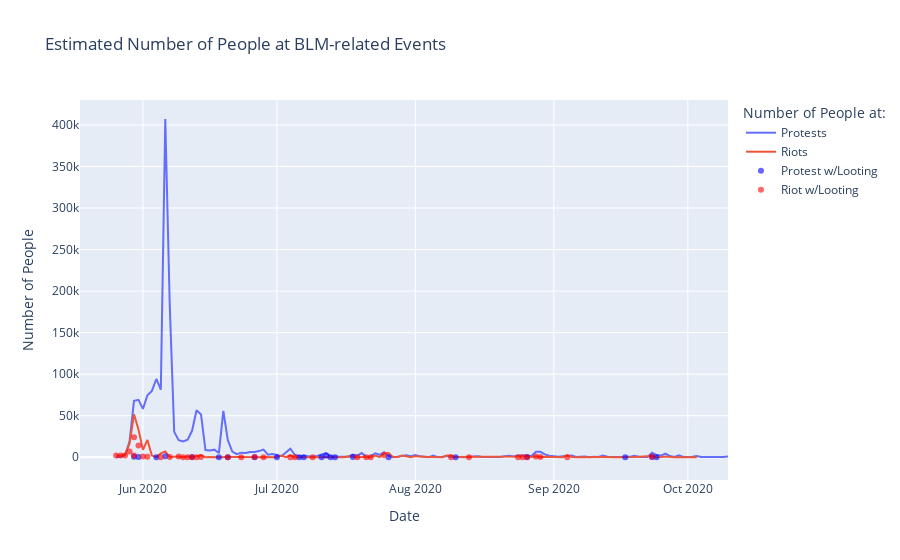

The cell this chart's notebook holds for it:
### Markdown cell above
This chart shows the number of estimated people at the events from earlier. We are also marking for each day the number of individuals at events that specifically mentioned the word "looting", out of the overall sample of events from that day.

### Code cell
fig = px.line(df_blm_grp_ppl[df_blm_grp_ppl['EVENT_TYPE'].isin(['Riots', 'Protests'])].sort_values(by=['Date', 'EVENT_TYPE']),
       x='Date',
       y='Number of People',
       color='EVENT_TYPE',
#              text='Number of People',
#        color_discrete_map={
#            "Riots": "red",
#            "Protests": "blue"},
#        opacity=.75,
#        log_y=True,
       title = 'Estimated Number of People at BLM-related Events'
          )

fig.add_trace(go.Scatter(x=df_blm_grp_ppl2['Date'][(df_blm_grp_ppl2['EVENT_TYPE'] == 'Protests') & (df_blm_grp_ppl2['Looting'] == 'Looting')],
                         y=df_blm_grp_ppl2['Number of People'][(df_blm_grp_ppl2['EVENT_TYPE'] == 'Protests') & (df_blm_grp_ppl2['Looting'] == 'Looting')],
                         mode='markers',
                         name='Protest w/Looting',
                         marker = dict(
                             color='blue', opacity=.6
                         )
                        )
             )

fig.add_trace(go.Scatter(x=df_blm_grp_ppl2['Date'][(df_blm_grp_ppl2['EVENT_TYPE'] == 'Riots') & (df_blm_grp_ppl2['Looting'] == 'Looting')],
                         y=df_blm_grp_ppl2['Number of People'][(df_blm_grp_ppl2['EVENT_TYPE'] == 'Riots') & (df_blm_grp_ppl2['Looting'] == 'Looting')],
                         mode='markers',
                         name='Riot w/Looting',
                         marker = dict(
                             color='red', opacity=.6
                         )
                        )
             )

fig.update_layout(
#     legend=dict(
#         orientation="h"
#     ),
    legend_title_text='Number of People at:'
)

fig.show()

### Figure 1 — Plotly figure (JSON) as saved in the notebook; plotly's stock layout.template omitted (floating-point values rounded to 4 significant figures; data arrays with more than 128 entries replaced by an {"elided": "..."} marker saying what was removed)
{"data": [{"hoverlabel": {"namelength": 0}, "hovertemplate": "EVENT_TYPE=Protests<br>Date=%{x}<br>Number of People=%{y}", "legendgroup": "Protests", "line": {"color": "#636efa", "dash": "solid"}, "mode": "lines", "name": "Protests", "showlegend": true, "type": "scatter", "x": {"elided": "138 str values"}, "xaxis": "x", "y": {"elided": "138 int values"}, "yaxis": "y"}, {"hoverlabel": {"namelength": 0}, "hovertemplate": "EVENT_TYPE=Riots<br>Date=%{x}<br>Number of People=%{y}", "legendgroup": "Riots", "line": {"color": "#EF553B", "dash": "solid"}, "mode": "lines", "name": "Riots", "showlegend": true, "type": "scatter", "x": ["2020-05-26T00:00:00", "2020-05-27T00:00:00", "2020-05-28T00:00:00", "2020-05-29T00:00:00", "2020-05-30T00:00:00", "2020-05-31T00:00:00", "2020-06-01T00:00:00", "2020-06-02T00:00:00", "2020-06-03T00:00:00", "2020-06-04T00:00:00", "2020-06-05T00:00:00", "2020-06-06T00:00:00", "2020-06-07T00:00:00", "2020-06-09T00:00:00", "2020-06-10T00:00:00", "2020-06-11T00:00:00", "2020-06-12T00:00:00", "2020-06-13T00:00:00", "2020-06-14T00:00:00", "2020-06-15T00:00:00", "2020-06-16T00:00:00", "2020-06-18T00:00:00", "2020-06-19T00:00:00", "2020-06-20T00:00:00", "2020-06-21T00:00:00", "2020-06-22T00:00:00", "2020-06-23T00:00:00", "2020-06-25T00:00:00", "2020-06-26T00:00:00", "2020-06-27T00:00:00", "2020-06-28T00:00:00", "2020-06-29T00:00:00", "2020-06-30T00:00:00", "2020-07-01T00:00:00", "2020-07-02T00:00:00", "2020-07-03T00:00:00", "2020-07-04T00:00:00", "2020-07-05T00:00:00", "2020-07-07T00:00:00", "2020-07-09T00:00:00", "2020-07-10T00:00:00", "2020-07-11T00:00:00", "2020-07-12T00:00:00", "2020-07-13T00:00:00", "2020-07-14T00:00:00", "2020-07-15T00:00:00", "2020-07-16T00:00:00", "2020-07-17T00:00:00", "2020-07-18T00:00:00", "2020-07-19T00:00:00", "2020-07-21T00:00:00", "2020-07-22T00:00:00", "2020-07-23T00:00:00", "2020-07-24T00:00:00", "2020-07-25T00:00:00", "2020-07-26T00:00:00", "2020-07-27T00:00:00", "2020-07-28T00:00:00", "2020-07-29T00:00:00", "2020-07-31T00:00:00", "2020-08-01T00:00:00", "2020-08-03T00:00:00", "2020-08-04T00:00:00", "2020-08-05T00:00:00", "2020-08-06T00:00:00", "2020-08-07T00:00:00", "2020-08-08T00:00:00", "2020-08-09T00:00:00", "2020-08-10T00:00:00", "2020-08-12T00:00:00", "2020-08-13T00:00:00", "2020-08-14T00:00:00", "2020-08-15T00:00:00", "2020-08-16T00:00:00", "2020-08-17T00:00:00", "2020-08-19T00:00:00", "2020-08-20T00:00:00", "2020-08-21T00:00:00", "2020-08-22T00:00:00", "2020-08-23T00:00:00", "2020-08-24T00:00:00", "2020-08-25T00:00:00", "2020-08-26T00:00:00", "2020-08-27T00:00:00", "2020-08-28T00:00:00", "2020-08-29T00:00:00", "2020-08-30T00:00:00", "2020-09-03T00:00:00", "2020-09-04T00:00:00", "2020-09-05T00:00:00", "2020-09-06T00:00:00", "2020-09-07T00:00:00", "2020-09-12T00:00:00", "2020-09-15T00:00:00", "2020-09-19T00:00:00", "2020-09-23T00:00:00", "2020-09-24T00:00:00", "2020-09-25T00:00:00", "2020-09-26T00:00:00", "2020-09-28T00:00:00", "2020-10-03T00:00:00"], "xaxis": "x", "y": [2010, 2200, 3388, 16288, 51788, 33516, 8857, 20806, 2010, 210, 4610, 7080, 310, 1000, 60, 1030, 34, 1064, 2310, 60, 400, 66, 454, 330, 460, 350, 130, 25, 210, 40, 330, 20, 155, 27, 2010, 200, 2250, 160, 11, 10, 20, 10, 550, 10, 25, 286, 100, 1150, 210, 30, 310, 260, 2000, 130, 4760, 5000, 350, 210, 2000, 10, 1330, 250, 200, 200, 10, 20, 2072, 2200, 200, 310, 41, 460, 310, 270, 10, 200, 200, 210, 200, 210, 976, 1360, 1010, 210, 1220, 375, 510, 34, 2250, 260, 70, 175, 200, 10, 200, 1535, 110, 350, 884, 75, 100], "yaxis": "y"}, {"marker": {"color": "blue", "opacity": 0.6}, "mode": "markers", "name": "Protest w/Looting", "type": "scatter", "x": ["2020-05-30T00:00:00", "2020-05-31T00:00:00", "2020-06-04T00:00:00", "2020-06-06T00:00:00", "2020-06-12T00:00:00", "2020-06-18T00:00:00", "2020-06-20T00:00:00", "2020-06-26T00:00:00", "2020-07-01T00:00:00", "2020-07-06T00:00:00", "2020-07-07T00:00:00", "2020-07-11T00:00:00", "2020-07-12T00:00:00", "2020-07-13T00:00:00", "2020-07-14T00:00:00", "2020-07-18T00:00:00", "2020-07-26T00:00:00", "2020-08-10T00:00:00", "2020-08-26T00:00:00", "2020-09-17T00:00:00", "2020-09-23T00:00:00", "2020-09-24T00:00:00"], "y": [600, 220, 10, 1200, 200, 10, 100, 10, 10, 10, 24, 10, 2000, 10, 20, 400, 10, 100, 200, 10, 200, 60]}, {"marker": {"color": "red", "opacity": 0.6}, "mode": "markers", "name": "Riot w/Looting", "type": "scatter", "x": ["2020-05-26T00:00:00", "2020-05-27T00:00:00", "2020-05-28T00:00:00", "2020-05-29T00:00:00", "2020-05-30T00:00:00", "2020-05-30T00:00:00", "2020-05-31T00:00:00", "2020-06-01T00:00:00", "2020-06-02T00:00:00", "2020-06-05T00:00:00", "2020-06-07T00:00:00", "2020-06-09T00:00:00", "2020-06-10T00:00:00", "2020-06-11T00:00:00", "2020-06-12T00:00:00", "2020-06-13T00:00:00", "2020-06-14T00:00:00", "2020-06-20T00:00:00", "2020-06-23T00:00:00", "2020-06-26T00:00:00", "2020-06-28T00:00:00", "2020-07-04T00:00:00", "2020-07-05T00:00:00", "2020-07-09T00:00:00", "2020-07-19T00:00:00", "2020-07-21T00:00:00", "2020-07-22T00:00:00", "2020-07-25T00:00:00", "2020-08-09T00:00:00", "2020-08-13T00:00:00", "2020-08-24T00:00:00", "2020-08-25T00:00:00", "2020-08-26T00:00:00", "2020-08-28T00:00:00", "2020-08-29T00:00:00", "2020-09-04T00:00:00", "2020-09-23T00:00:00"], "y": [2010, 2200, 2230, 7073, 2000, 24061, 14136, 806, 530, 100, 200, 1000, 10, 10, 10, 20, 300, 110, 10, 200, 10, 30, 10, 10, 10, 10, 150, 2320, 100, 41, 10, 60, 100, 1000, 200, 150, 475]}], "layout": {"legend": {"title": {"text": "Number of People at:"}, "tracegroupgap": 0}, "title": {"text": "Estimated Number of People at BLM-related Events"}, "xaxis": {"anchor": "y", "domain": [0, 1], "title": {"text": "Date"}}, "yaxis": {"anchor": "x", "domain": [0, 1], "title": {"text": "Number of People"}}}}
